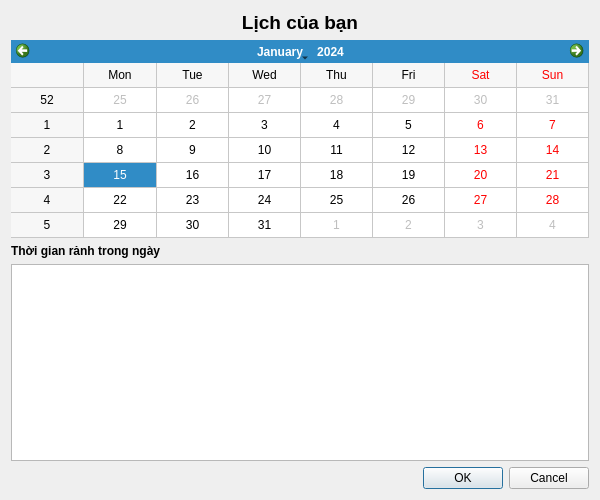
<?xml version="1.0" encoding="UTF-8"?>
<ui version="4.0">
 <class>ViewTimeslotsDialog</class>
 <widget class="QDialog" name="ViewTimeslotsDialog">
  <property name="geometry">
   <rect>
    <x>0</x>
    <y>0</y>
    <width>600</width>
    <height>500</height>
   </rect>
  </property>
  <property name="windowTitle">
   <string>Lịch thời gian rảnh</string>
  </property>
  <layout class="QVBoxLayout" name="verticalLayout">
   <item>
    <widget class="QLabel" name="titleLabel">
     <property name="text">
      <string>Lịch của bạn</string>
     </property>
     <property name="alignment">
      <set>Qt::AlignCenter</set>
     </property>
     <property name="styleSheet">
      <string>font-size: 14pt; font-weight: bold;</string>
     </property>
    </widget>
   </item>
   <item>
    <widget class="QCalendarWidget" name="calendarWidget">
     <property name="gridVisible">
      <bool>true</bool>
     </property>
    </widget>
   </item>
   <item>
    <widget class="QLabel" name="timeslotsLabel">
     <property name="text">
      <string>Thời gian rảnh trong ngày</string>
     </property>
     <property name="styleSheet">
      <string>font-weight: bold;</string>
     </property>
    </widget>
   </item>
   <item>
    <widget class="QListWidget" name="timeslotsList">
     <property name="selectionMode">
      <enum>QAbstractItemView::SingleSelection</enum>
     </property>
    </widget>
   </item>
   <item>
    <widget class="QDialogButtonBox" name="buttonBox">
     <property name="orientation">
      <enum>Qt::Horizontal</enum>
     </property>
     <property name="standardButtons">
      <set>QDialogButtonBox::Cancel|QDialogButtonBox::Ok</set>
     </property>
    </widget>
   </item>
  </layout>
 </widget>
 <resources/>
 <connections>
  <connection>
   <sender>buttonBox</sender>
   <signal>accepted()</signal>
   <receiver>ViewTimeslotsDialog</receiver>
   <slot>accept()</slot>
  </connection>
  <connection>
   <sender>buttonBox</sender>
   <signal>rejected()</signal>
   <receiver>ViewTimeslotsDialog</receiver>
   <slot>reject()</slot>
  </connection>
 </connections>
</ui>
